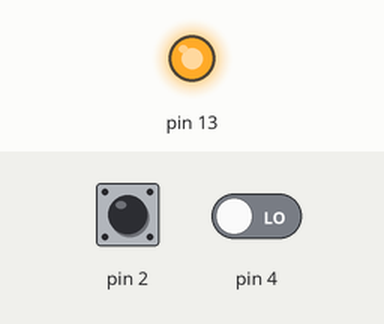
Recording of a sketch running on a simulated Arduino Uno, built with avr-gcc and run on an emulated ATmega328P. Shown: output pins drawn as LEDs (lit = HIGH). Inputs (shaded band) come from the test bench; at power-on: pin 4 LOW, pin 2 HIGH.

Above: at 1.2 s.
1.3 s: pin 4 driven HIGH
At 2.3 s:
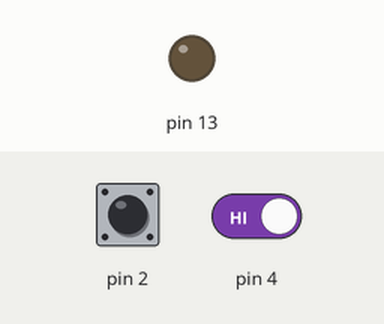
2.8 s: pin 4 driven LOW
At 3.4 s:
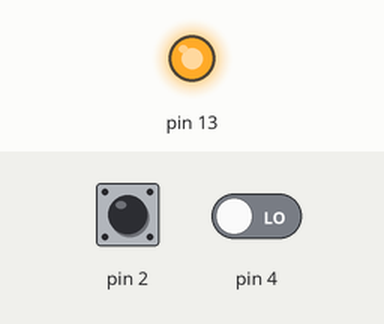
Timing chart, 0 to 5.8 s (numbered marks = the images above; inputs shaded):
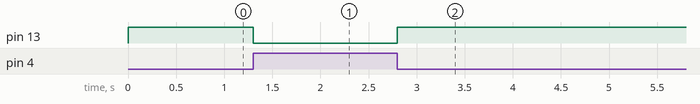

The sketch:

2ir_glow.ino
```cpp
//Two Infrared Sensors covered the entire room. Whenever someone enters the room. The lights glow up.

void setup()
{
  pinMode (2, INPUT);
  pinMode (4, INPUT);

  pinMode (13, OUTPUT);
}

void loop()
{
  if ( digitalRead (2) ==0 || digitalRead (4)== 0)
  {
    digitalWrite(13, HIGH);
  }

  else
  {
    digitalWrite(13, LOW);
  }

}
```

Measured:
- after the input at 1.3 s, pin 13: HIGH → LOW at once
- after the input at 2.8 s, pin 13: LOW → HIGH at once
